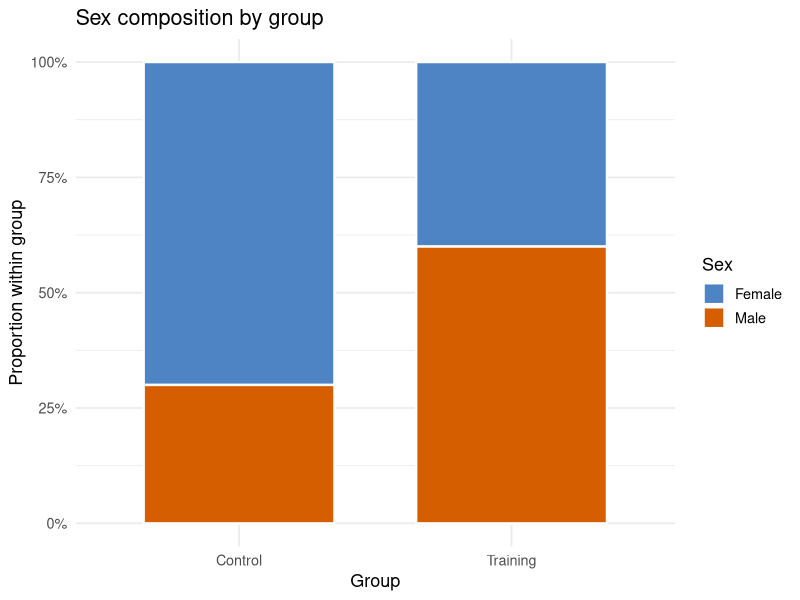
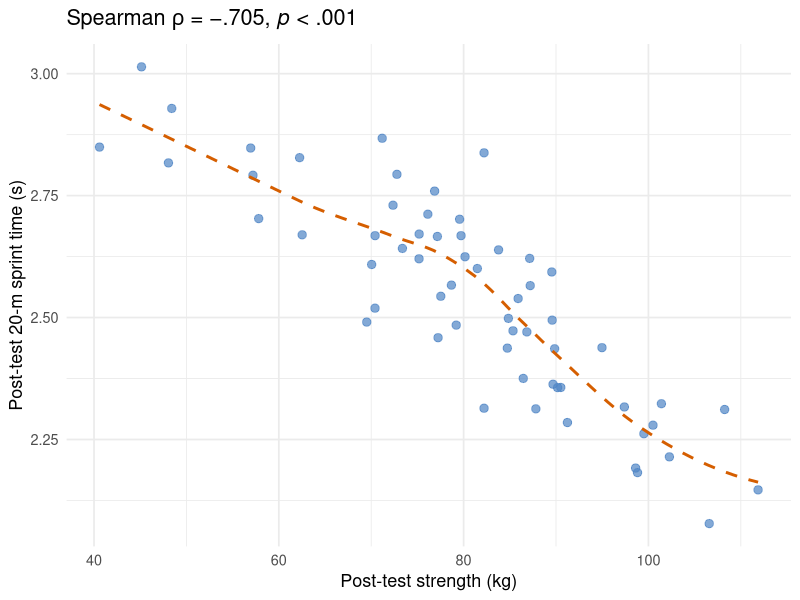
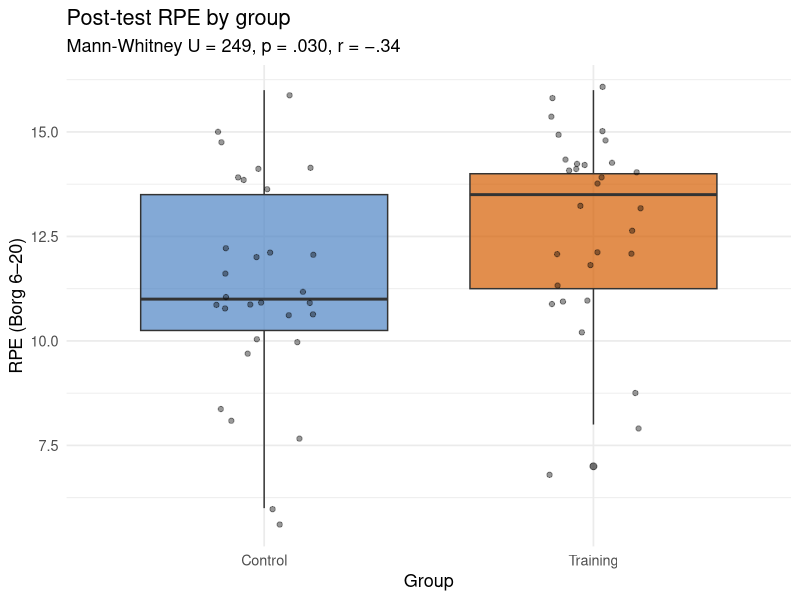
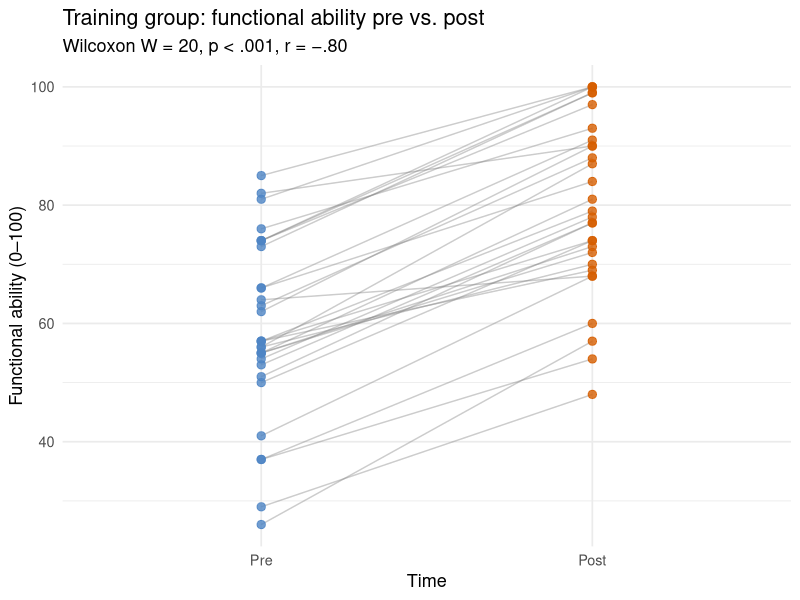
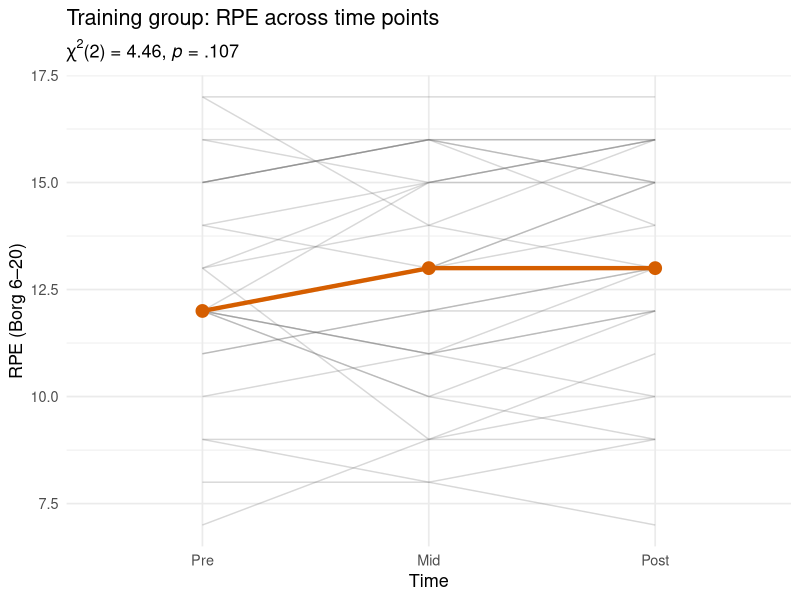

Reproduce these figures in R, in order.
## ---- chunk 1
#| label: setup
#| include: false
library(ggplot2)
library(dplyr)
## ---- chunk 2
#| label: fig-chisq-mosaic
#| fig-cap: "Mosaic plot of participant sex by group assignment. Tile width is proportional to column frequency (equal here); tile height is proportional to the proportion of each sex within each group. The overrepresentation of females in the control group and males in the training group reflects the significant association, χ²(1) = 5.45, *p* = .020, φ = .302."
#| code-fold: true

set.seed(42)
df_chisq <- data.frame(
  sex   = c(rep("Female", 21), rep("Male", 9),
            rep("Female", 12), rep("Male", 18)),
  group = c(rep("Control", 30), rep("Training", 30))
)

df_mosaic <- df_chisq |>
  dplyr::count(group, sex) |>
  dplyr::group_by(group) |>
  dplyr::mutate(prop = n / sum(n))

ggplot(df_mosaic, aes(x = group, y = prop, fill = sex)) +
  geom_col(color = "white", linewidth = 0.8, width = 0.7) +
  scale_fill_manual(values = c("Female" = "#4E84C4", "Male" = "#D55E00")) +
  scale_y_continuous(labels = scales::percent_format()) +
  labs(
    x     = "Group",
    y     = "Proportion within group",
    fill  = "Sex",
    title = "Sex composition by group"
  ) +
  theme_minimal(base_size = 13) +
  theme(legend.position = "right")
## ---- chunk 3
#| label: fig-spearman-scatter
#| fig-cap: "Scatter plot of post-test strength vs. post-test 20-m sprint time (N = 60). Each point represents one participant; the dashed line is the lowess smoother. The strong negative monotonic relationship is quantified by Spearman ρ = −.705, p < .001: stronger participants tend to be faster sprinters."
#| code-fold: true

set.seed(42)
n <- 60
strength_post <- rnorm(n, mean = 81, sd = 13.5)
sprint_post   <- 3.5 - 0.012 * strength_post + rnorm(n, 0, 0.12)

df_sp <- data.frame(strength_post = strength_post, sprint_post = sprint_post)

ggplot(df_sp, aes(x = strength_post, y = sprint_post)) +
  geom_point(alpha = 0.7, size = 2.5, color = "#4E84C4") +
  geom_smooth(method = "loess", se = FALSE, color = "#D55E00",
              linetype = "dashed", linewidth = 1) +
  labs(
    x     = "Post-test strength (kg)",
    y     = "Post-test 20-m sprint time (s)",
    title = expression(paste("Spearman ", rho, " = −.705, ", italic(p), " < .001"))
  ) +
  theme_minimal(base_size = 13)
## ---- chunk 4
#| label: fig-mwu-boxplot
#| fig-cap: "Boxplots of post-test RPE by group (N = 60). The training group reports higher perceived exertion at post-test than the control group, Mann-Whitney U = 249, p = .030, r = −.34."
#| code-fold: true

set.seed(42)
df_rpe <- data.frame(
  group = factor(rep(c("Control", "Training"), each = 30),
                 levels = c("Control", "Training")),
  rpe   = c(round(rnorm(30, 11.2, 2.0)),
            round(rnorm(30, 13.1, 2.1)))
)
df_rpe$rpe <- pmin(pmax(df_rpe$rpe, 6), 20)

ggplot(df_rpe, aes(x = group, y = rpe, fill = group)) +
  geom_boxplot(alpha = 0.7, outlier.shape = 19, outlier.size = 2) +
  geom_jitter(width = 0.15, alpha = 0.4, size = 1.5) +
  scale_fill_manual(values = c("Control" = "#4E84C4", "Training" = "#D55E00")) +
  labs(
    x     = "Group",
    y     = "RPE (Borg 6–20)",
    title = "Post-test RPE by group",
    subtitle = "Mann-Whitney U = 249, p = .030, r = −.34"
  ) +
  theme_minimal(base_size = 13) +
  theme(legend.position = "none")
## ---- chunk 5
#| label: fig-wilcoxon-paired
#| fig-cap: "Paired scatter plot showing individual pre- and post-test functional ability scores for the training group (n = 30). Lines connect each participant's two measurements; upward trajectories indicate improvement. Nearly all participants improved, consistent with W = 20, p < .001, r = −.80."
#| code-fold: true

set.seed(42)
n_tr <- 30
pre_func  <- round(rnorm(n_tr, 58, 12))
post_func <- round(pre_func + rnorm(n_tr, 22, 6))
pre_func  <- pmin(pmax(pre_func, 0), 100)
post_func <- pmin(pmax(post_func, 0), 100)

df_wil <- data.frame(
  id        = rep(1:n_tr, 2),
  time      = factor(rep(c("Pre", "Post"), each = n_tr),
                     levels = c("Pre", "Post")),
  func_score = c(pre_func, post_func)
)

ggplot(df_wil, aes(x = time, y = func_score, group = id)) +
  geom_line(alpha = 0.4, color = "grey50") +
  geom_point(aes(color = time), size = 2.5, alpha = 0.8) +
  scale_color_manual(values = c("Pre" = "#4E84C4", "Post" = "#D55E00")) +
  labs(
    x     = "Time",
    y     = "Functional ability (0–100)",
    title = "Training group: functional ability pre vs. post",
    subtitle = "Wilcoxon W = 20, p < .001, r = −.80"
  ) +
  theme_minimal(base_size = 13) +
  theme(legend.position = "none")
## ---- chunk 6
#| label: fig-friedman-profile
#| fig-cap: "Individual RPE profiles across pre, mid, and post for the training group (n = 30). Each line represents one participant. The lack of a consistent directional trend across individuals is consistent with the non-significant Friedman's test, χ²(2) = 4.46, p = .107."
#| code-fold: true

set.seed(42)
n_tr2 <- 30
rpe_pre  <- round(rnorm(n_tr2, 12.5, 2.0))
rpe_mid  <- round(rpe_pre + rnorm(n_tr2, 0.3, 1.5))
rpe_post <- round(rpe_mid  + rnorm(n_tr2, 0.2, 1.5))

for (v in c("rpe_pre","rpe_mid","rpe_post")) {
  assign(v, pmin(pmax(get(v), 6), 20))
}

df_fried <- data.frame(
  id   = rep(1:n_tr2, 3),
  time = factor(rep(c("Pre","Mid","Post"), each = n_tr2),
                levels = c("Pre","Mid","Post")),
  rpe  = c(rpe_pre, rpe_mid, rpe_post)
)

ggplot(df_fried, aes(x = time, y = rpe, group = id)) +
  geom_line(alpha = 0.25, color = "grey40") +
  stat_summary(aes(group = 1), fun = median,
               geom = "line", linewidth = 1.5,
               color = "#D55E00") +
  stat_summary(aes(group = 1), fun = median,
               geom = "point", size = 4,
               color = "#D55E00") +
  labs(
    x        = "Time",
    y        = "RPE (Borg 6–20)",
    title    = "Training group: RPE across time points",
    subtitle = expression(paste(chi^2, "(2) = 4.46, ", italic(p), " = .107"))
  ) +
  theme_minimal(base_size = 13)
